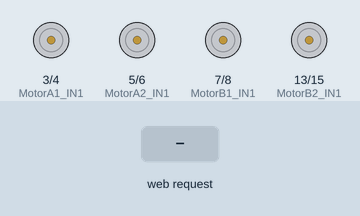
Simulated run of this sketch. Board: ESP32-S3. On the bench: motor-driver pin pairs drawn as motors (green arrow = first pin HIGH = forward, orange = second pin HIGH = backward, longer = more drive). The inputs (shaded band) are chosen by the test bench. WiFi joins after 1.5 s; servers stay silent unless stated; what the sketch prints to the serial monitor is not drawn.

Above: at 2.7 s.
2.8 s: HTTP request GET /F received
At 3.4 s:
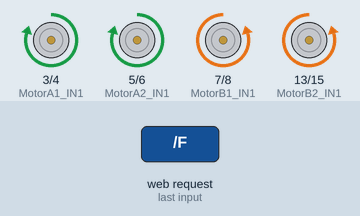
4.3 s: HTTP request GET /B received
At 4.6 s:
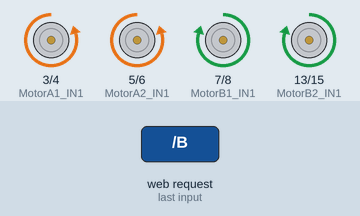
5.8 s: HTTP request GET /R received
At 6.9 s:
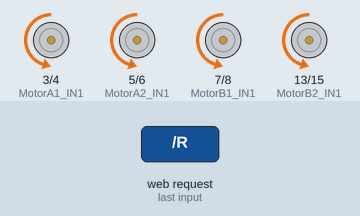
7.3 s: HTTP request GET /L received
At 8.1 s:
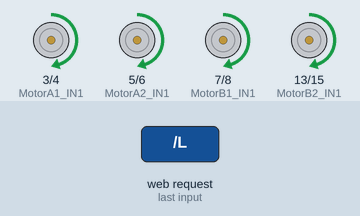
Timing chart, 0 to 9.8 s (numbered marks = the images above; inputs shaded):
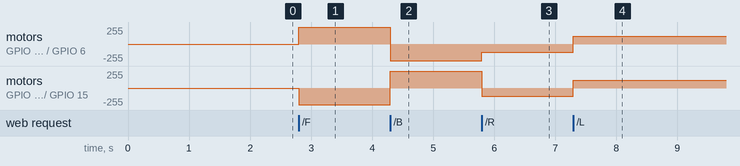

The sketch:

sketch_dec02a.ino
```cpp
//esp32s3 4x4
//A为车头，B为车尾。
//A1、B1电机为反装，A2、B2电机为正装。减速箱 在前为正装。


#include <WiFi.h>
const char* ssid     = "Wangnapao";
const char* password = "1234567890";


unsigned int MotorA1_IN1=3;       //控制A1电机的PWM引脚
unsigned int MotorA1_IN2=4;
unsigned int MotorA2_IN1=5;       //控制A2电机的PWM引脚
unsigned int MotorA2_IN2=6;
unsigned int MotorB1_IN1=7;       //控制B1电机的PWM引脚
unsigned int MotorB1_IN2=8;
unsigned int MotorB2_IN1=13;      //控制B2电机的PWM引脚
unsigned int MotorB2_IN2=15;
char cmd;                //定义一个字符型变量存储串口输入命令

#define TURN_SPEED 120
#define LINE_SPEED 250


WiFiServer server(80);

void setup()
{
  Serial.begin(115200);           //打开串口
  Serial.println("start now");

  pinMode(MotorA1_IN1,OUTPUT);   //设置两个驱动引脚为输出模式
  pinMode(MotorA1_IN2,OUTPUT);
  pinMode(MotorA2_IN1,OUTPUT);   //设置两个驱动引脚为输出模式
  pinMode(MotorA2_IN2,OUTPUT);
  pinMode(MotorB1_IN1,OUTPUT);   //设置两个驱动引脚为输出模式
  pinMode(MotorB1_IN2,OUTPUT);
  pinMode(MotorB2_IN1,OUTPUT);   //设置两个驱动引脚为输出模式
  pinMode(MotorB2_IN2,OUTPUT);
    delay(10);

    // We start by connecting to a WiFi network
    Serial.print("Connecting to ");
    Serial.println(ssid);

    WiFi.begin(ssid, password);

    while (WiFi.status() != WL_CONNECTED) {
        delay(500);
        Serial.print(".");
    }

    Serial.println("");
    Serial.println("WiFi connected.");
    Serial.println("IP address: ");
    Serial.println(WiFi.localIP());

    server.begin();


}


void loop()
{

   WiFiClient client = server.available();   // listen for incoming clients
 if (client) {                             // if you get a client,
    Serial.println("New Client.");           // print a message out the serial port
    String currentLine = "";                // make a String to hold incoming data from the client
    while (client.connected()) {            // loop while the client's connected
      if (client.available()) {             // if there's bytes to read from the client,
        char c = client.read();             // read a byte, then
        Serial.write(c);                    // print it out the serial monitor
        if (c == '\n') {                    // if the byte is a newline character

          // if the current line is blank, you got two newline characters in a row.
          // that's the end of the client HTTP request, so send a response:
          if (currentLine.length() == 0) {
            // HTTP headers always start with a response code (e.g. HTTP/1.1 200 OK)
            // and a content-type so the client knows what's coming, then a blank line:
            client.println("HTTP/1.1 200 OK");
            client.println("Content-Type: text/html; charset=utf-8");
            client.println();

            // the content of the HTTP response follows the header:
            client.print("<div style='font-size:40px;text-align:center;margin:20 auto;'>------<a href=\"/F\">前进</a>------<br/><br/>");
            client.print("---<a href=\"/L\">左</a>------");
            client.print("<a href=\"/R\">右</a>---<br><br/>");

            client.print("<a href=\"/B\">------后退------</a><br/><br/>");
            client.print("<a href=\"/B\">------启动------</a><br/><br/>");
            client.print("<a href=\"/S\">------停车------</a><br/><br/></div>");

            // The HTTP response ends with another blank line:
            client.println();
            // break out of the while loop:
            break;
          } else {    // if you got a newline, then clear currentLine:
            currentLine = "";
          }
        } else if (c != '\r') {  // if you got anything else but a carriage return character,
          currentLine += c;      // add it to the end of the currentLine
        }

        // Check to see if the client request was "GET /H" or "GET /L":
        if (currentLine.endsWith("GET /F")) {
          movefront();               // GET /H turns the LED on
        }
        if (currentLine.endsWith("GET /B")) {
          moveback();
        }
        if (currentLine.endsWith("GET /R")) {
          moveright();               // GET /H turns the LED on
        }
        if (currentLine.endsWith("GET /L")) {
          moveleft();
        }
        if (currentLine.endsWith("GET /S")) {
         movestop();
        }
        if (currentLine.endsWith("GET /T")) {
         fandb();
        }

      }
    }
    // close the connection:
    client.stop();
    Serial.println("Client Disconnected.");
  }
}

  void movefront(){
          analogWrite(MotorA1_IN1,LINE_SPEED);
         analogWrite(MotorA1_IN2,0);
         analogWrite(MotorA2_IN1,LINE_SPEED);
         analogWrite(MotorA2_IN2,0);
         analogWrite(MotorB1_IN1,0);
         analogWrite(MotorB1_IN2,LINE_SPEED);
         analogWrite(MotorB2_IN1,0);
         analogWrite(MotorB2_IN2,LINE_SPEED);
  }
  void moveback(){
           analogWrite(MotorA1_IN1,0);
         analogWrite(MotorA1_IN2,LINE_SPEED);
         analogWrite(MotorA2_IN1,0);
         analogWrite(MotorA2_IN2,LINE_SPEED);
         analogWrite(MotorB1_IN1,LINE_SPEED);
         analogWrite(MotorB1_IN2,0);
         analogWrite(MotorB2_IN1,LINE_SPEED);
         analogWrite(MotorB2_IN2,0);
  }
  void moveleft(){
         analogWrite(MotorA1_IN1,TURN_SPEED);
         analogWrite(MotorA1_IN2,0);
         analogWrite(MotorA2_IN1,TURN_SPEED);
         analogWrite(MotorA2_IN2,0);
         analogWrite(MotorB1_IN1,TURN_SPEED);
         analogWrite(MotorB1_IN2,0);
         analogWrite(MotorB2_IN1,TURN_SPEED);
         analogWrite(MotorB2_IN2,0);
  }
  void moveright(){
         analogWrite(MotorA1_IN1,0);
         analogWrite(MotorA1_IN2,TURN_SPEED);
         analogWrite(MotorA2_IN1,0);
         analogWrite(MotorA2_IN2,TURN_SPEED);
         analogWrite(MotorB1_IN1,0);
         analogWrite(MotorB1_IN2,TURN_SPEED);
         analogWrite(MotorB2_IN1,0);
         analogWrite(MotorB2_IN2,TURN_SPEED);
  }
  void movestop(){
           analogWrite(MotorA1_IN1,0);
         analogWrite(MotorA1_IN2,0);
         analogWrite(MotorA2_IN1,0);
         analogWrite(MotorA2_IN2,0);
         analogWrite(MotorB1_IN1,0);
         analogWrite(MotorB1_IN2,0);
         analogWrite(MotorB2_IN1,0);
         analogWrite(MotorB2_IN2,0);
  }

  void fandb(){
            analogWrite(MotorA1_IN1,LINE_SPEED);
         analogWrite(MotorA1_IN2,0);
         analogWrite(MotorA2_IN1,LINE_SPEED);
         analogWrite(MotorA2_IN2,0);
         analogWrite(MotorB1_IN1,0);
         analogWrite(MotorB1_IN2,LINE_SPEED);
         analogWrite(MotorB2_IN1,0);
         analogWrite(MotorB2_IN2,LINE_SPEED);

         delay(5000);

           analogWrite(MotorA1_IN1,0);
         analogWrite(MotorA1_IN2,0);
         analogWrite(MotorA2_IN1,0);
         analogWrite(MotorA2_IN2,0);
         analogWrite(MotorB1_IN1,0);
         analogWrite(MotorB1_IN2,0);
         analogWrite(MotorB2_IN1,0);
         analogWrite(MotorB2_IN2,0);

         delay(2000);

           analogWrite(MotorA1_IN1,0);
         analogWrite(MotorA1_IN2,LINE_SPEED);
         analogWrite(MotorA2_IN1,0);
         analogWrite(MotorA2_IN2,LINE_SPEED);
         analogWrite(MotorB1_IN1,LINE_SPEED);
         analogWrite(MotorB1_IN2,0);
         analogWrite(MotorB2_IN1,LINE_SPEED);
         analogWrite(MotorB2_IN2,0);

         delay(5000);

           analogWrite(MotorA1_IN1,0);
         analogWrite(MotorA1_IN2,0);
         analogWrite(MotorA2_IN1,0);
         analogWrite(MotorA2_IN2,0);
         analogWrite(MotorB1_IN1,0);
         analogWrite(MotorB1_IN2,0);
         analogWrite(MotorB2_IN1,0);
         analogWrite(MotorB2_IN2,0);
  }
```

Measured:
- after the input at 2.8 s, motor on GPIO 3 (MotorA1_IN1) / GPIO 4 (MotorA1_IN2), motor on GPIO 5 (MotorA2_IN1) / GPIO 6 (MotorA2_IN2): stopped → forward 250/255 at once; motor on GPIO 7 (MotorB1_IN1) / GPIO 8 (MotorB1_IN2), motor on GPIO 13 (MotorB2_IN1) / GPIO 15 (MotorB2_IN2): stopped → backward 250/255 at once
- after the input at 4.3 s, motor on GPIO 3 (MotorA1_IN1) / GPIO 4 (MotorA1_IN2), motor on GPIO 5 (MotorA2_IN1) / GPIO 6 (MotorA2_IN2): forward 250/255 → backward 250/255 at once; motor on GPIO 7 (MotorB1_IN1) / GPIO 8 (MotorB1_IN2), motor on GPIO 13 (MotorB2_IN1) / GPIO 15 (MotorB2_IN2): backward 250/255 → forward 250/255 at once
- after the input at 5.8 s, motor on GPIO 3 (MotorA1_IN1) / GPIO 4 (MotorA1_IN2), motor on GPIO 5 (MotorA2_IN1) / GPIO 6 (MotorA2_IN2): backward 250/255 → backward 120/255 at once; motor on GPIO 7 (MotorB1_IN1) / GPIO 8 (MotorB1_IN2), motor on GPIO 13 (MotorB2_IN1) / GPIO 15 (MotorB2_IN2): forward 250/255 → backward 120/255 at once
- after the input at 7.3 s, motor on GPIO 3 (MotorA1_IN1) / GPIO 4 (MotorA1_IN2), motor on GPIO 5 (MotorA2_IN1) / GPIO 6 (MotorA2_IN2), motor on GPIO 7 (MotorB1_IN1) / GPIO 8 (MotorB1_IN2), motor on GPIO 13 (MotorB2_IN1) / GPIO 15 (MotorB2_IN2): backward 120/255 → forward 120/255 at once
